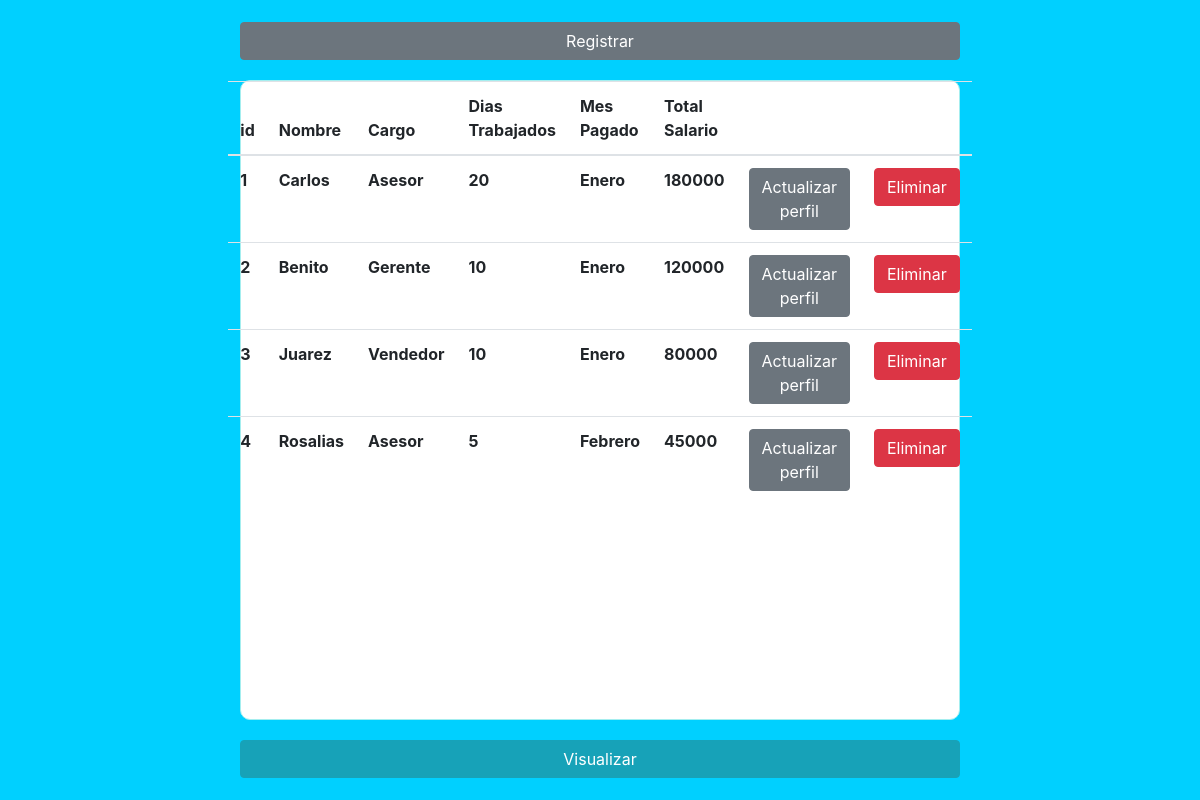
The page / on the database its author committed.
### CALCULO/models.py (models this page shows, shortened)
class Trabajador(models.Model):
    Nombre = models.CharField(max_length=20, null=False,blank=False)
    Cargo = models.CharField(max_length=8,null=False)
    Dias_Trabajados= models.BigIntegerField(null=False)
    Total_Salario = models.BigIntegerField(null=True)
    Mes_Pagado = models.CharField(max_length=15)

### CALCULO/views.py (the view)
# urls.py: path('', views.index,name='index'),
def index(request):
    trabajadores = Trabajador.objects.all()
    return render(request,'index.html',{'trabajadores' : trabajadores})

### templates/index.html (shortened to what this page needs)
{% extends "base.html" %}
{% block content %}
    <div class="container-div">
        <table class="table">
            <thead>
              <tr>
                <th scope="col">id</th>
                <th scope="col">Nombre</th>
                <th scope="col">Cargo</th>
                <th scope="col">Dias Trabajados</th>
                <th scope="col">Mes Pagado</th>
                <th scope="col">Total Salario</th>
                <th scope="col"></th>
                <th scope="col"></th>
              </tr>
            </thead>
            <tbody>
            {% for tr in trabajadores %}
              <tr>
                <th scope="row">{{tr.id}}</th>
                <th scope="col">{{tr.Nombre}}</th>
                <th scope="col">{{tr.Cargo}}</th>
                <th scope="col">{{tr.Dias_Trabajados}}</th>
                <th scope="col">{{tr.Mes_Pagado}}</th>
                <th scope="col">{{tr.Total_Salario}}</th>
                <th scope="col"><a href="{% url 'actualizar' id=tr.id %}" class="btn btn-secondary">Actualizar perfil</a></th>
                <th scope="col"><button onclick = "borrar('{{tr.id}}')" class="btn btn-danger">Eliminar</button></th>
              </tr>
            {% endfor %}
            </tbody>
          </table>
    </div>
{% endblock  %}

### templates/base.html (shortened to what this page needs)
{% load static %}
<!DOCTYPE html>
<html lang="es">
<head>
    <link rel="stylesheet" href="{% static 'css/style.css' %}">
    <link rel="stylesheet" href="{% static 'css/bootstrap.min.css' %}">
</head>
<body>
<div class="container-main">
<a type="button" style="margin-bottom:20px;" class="btn btn-secondary" href="{% url 'registro'  %}">Registrar</a>
    {% block content %}{% endblock  %}
<a type="button" style="margin-top:20px;" class="btn btn-info" href="{% url 'index'  %}">Visualizar</a>
</div>
</body>
</html>

### static/css/style.css (style rules this page uses)
* { margin: 0; padding: 0; }
.container-main { display: flex; flex-flow: column wrap; width: 100vw; height: 100vh; background-color: rgb(0, 208, 255); justify-content: center; align-content: center; }
.container-div { display: flex; width: 60vw; height: 80vh; background-color: white; justify-content: center; align-items: flex-start; border: 1px solid rgb(164, 238, 239); border-radius: 10px; }

### rows shown on the page
Trabajador: id "1", Nombre "Carlos", Cargo "Asesor", Dias_Trabajados "20", Mes_Pagado "Enero", Total_Salario "180000"
Trabajador: id "2", Nombre "Benito", Cargo "Gerente", Dias_Trabajados "10", Mes_Pagado "Enero", Total_Salario "120000"
Trabajador: id "3", Nombre "Juarez", Cargo "Vendedor", Dias_Trabajados "10", Mes_Pagado "Enero", Total_Salario "80000"
Trabajador: id "4", Nombre "Rosalias", Cargo "Asesor", Dias_Trabajados "5", Mes_Pagado "Febrero", Total_Salario "45000"
